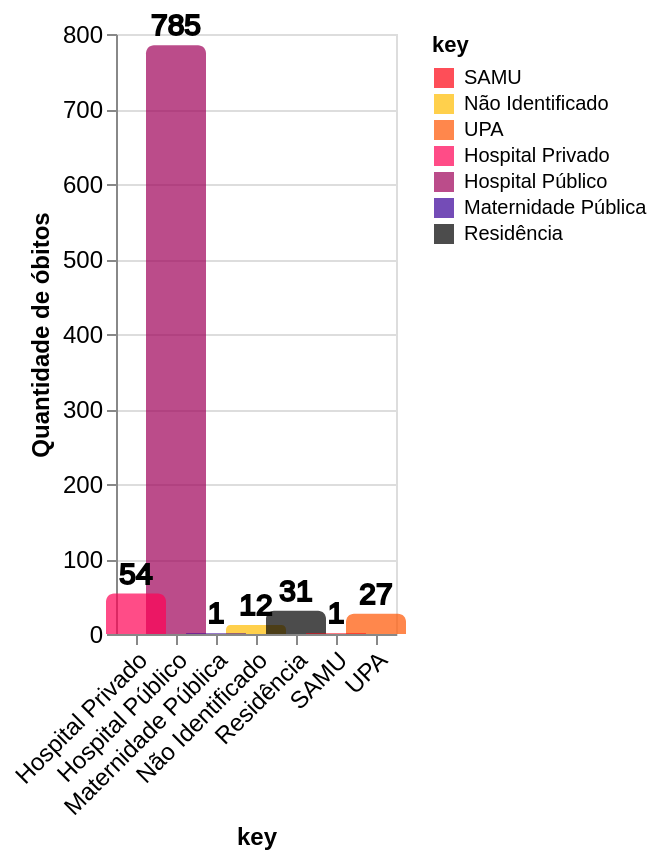

Here is the Vega-Lite specification saved for this chart:
### Vega-Lite specification from a JSON file in a GitHub repository (floating-point values rounded to 4 significant figures; data arrays with more than 128 entries replaced by an {"elided": "..."} marker saying what was removed)
{"$schema": "https://vega.github.io/schema/vega-lite/v5.json", "data": {"values": {"elided": "911 records"}}, "config": {"background": "transparent", "view": {"continuousWidth": 400, "continuousHeight": 300}}, "transform": [{"calculate": "if((datum.localDoObito === ''),'Não Identificado',datum.key)", "as": "key"}, {"calculate": "if((datum.localDoObito === 'SAMU'),'SAMU',datum.key)", "as": "key"}, {"calculate": "if((datum.localDoObito === 'UPA'),'UPA',datum.key)", "as": "key"}, {"calculate": "if((datum.localDoObito === 'hospital privado'),'Hospital Privado',datum.key)", "as": "key"}, {"calculate": "if((datum.localDoObito === 'hospital público'),'Hospital Público',datum.key)", "as": "key"}, {"calculate": "if((datum.localDoObito === 'maternidade pública'),'Maternidade Pública',datum.key)", "as": "key"}, {"calculate": "if((datum.localDoObito === 'residência'),'Residência',datum.key)", "as": "key"}], "encoding": {"y": {"axis": {"title": "Quantidade de óbitos", "labelFontSize": 12, "titleFontSize": 12}, "field": "key", "type": "quantitative", "aggregate": "count"}, "x": {"axis": {"labelAngle": 315, "labelFontSize": 12, "titleFontSize": 12}, "field": "key", "type": "nominal"}}, "layer": [{"mark": {"type": "bar", "cornerRadiusEnd": 4, "size": 30}, "encoding": {"color": {"field": "key", "type": "nominal", "scale": {"domain": ["SAMU", "Não Identificado", "UPA", "Hospital Privado", "Hospital Público", "Maternidade Pública", "Residência"], "range": ["#FE0312", "#FFBD00", "#FF5400", "#FF0054", "#9E0059", "#390099", "#000000"]}}, "opacity": {"value": 0.7}}}, {"mark": {"type": "text", "baseline": "middle", "stroke": "black", "dy": -10, "fontSize": 15}, "encoding": {"text": {"field": "key", "type": "quantitative", "aggregate": "count"}}}]}
